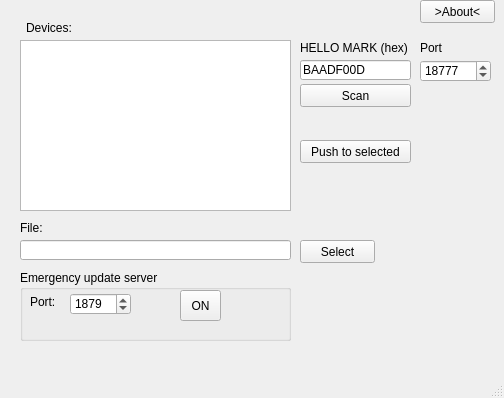
<?xml version="1.0" encoding="UTF-8"?>
<ui version="4.0">
 <class>MainWindow</class>
 <widget class="QMainWindow" name="MainWindow">
  <property name="geometry">
   <rect>
    <x>0</x>
    <y>0</y>
    <width>504</width>
    <height>398</height>
   </rect>
  </property>
  <property name="windowTitle">
   <string>ESP8266 OTA Updater</string>
  </property>
  <widget class="QWidget" name="centralwidget">
   <widget class="QLineEdit" name="edtFile">
    <property name="geometry">
     <rect>
      <x>20</x>
      <y>240</y>
      <width>271</width>
      <height>20</height>
     </rect>
    </property>
   </widget>
   <widget class="QLabel" name="label">
    <property name="geometry">
     <rect>
      <x>20</x>
      <y>220</y>
      <width>47</width>
      <height>16</height>
     </rect>
    </property>
    <property name="text">
     <string>File:</string>
    </property>
   </widget>
   <widget class="QPushButton" name="pushButton">
    <property name="geometry">
     <rect>
      <x>300</x>
      <y>240</y>
      <width>75</width>
      <height>23</height>
     </rect>
    </property>
    <property name="text">
     <string>Select</string>
    </property>
   </widget>
   <widget class="QListWidget" name="lstDevices">
    <property name="geometry">
     <rect>
      <x>20</x>
      <y>40</y>
      <width>271</width>
      <height>171</height>
     </rect>
    </property>
   </widget>
   <widget class="QLabel" name="label_3">
    <property name="geometry">
     <rect>
      <x>26</x>
      <y>20</y>
      <width>71</width>
      <height>16</height>
     </rect>
    </property>
    <property name="text">
     <string>Devices:</string>
    </property>
   </widget>
   <widget class="QPushButton" name="btnScan">
    <property name="geometry">
     <rect>
      <x>300</x>
      <y>84</y>
      <width>111</width>
      <height>23</height>
     </rect>
    </property>
    <property name="text">
     <string>Scan</string>
    </property>
   </widget>
   <widget class="QGroupBox" name="groupBox">
    <property name="geometry">
     <rect>
      <x>20</x>
      <y>270</y>
      <width>271</width>
      <height>71</height>
     </rect>
    </property>
    <property name="title">
     <string>Emergency update server</string>
    </property>
    <widget class="QLabel" name="label_2">
     <property name="geometry">
      <rect>
       <x>10</x>
       <y>24</y>
       <width>47</width>
       <height>16</height>
      </rect>
     </property>
     <property name="text">
      <string>Port:</string>
     </property>
    </widget>
    <widget class="QSpinBox" name="spnPort">
     <property name="geometry">
      <rect>
       <x>50</x>
       <y>23</y>
       <width>61</width>
       <height>22</height>
      </rect>
     </property>
     <property name="minimum">
      <number>1</number>
     </property>
     <property name="maximum">
      <number>65535</number>
     </property>
     <property name="value">
      <number>1879</number>
     </property>
    </widget>
    <widget class="QToolButton" name="btnOn">
     <property name="geometry">
      <rect>
       <x>160</x>
       <y>20</y>
       <width>41</width>
       <height>31</height>
      </rect>
     </property>
     <property name="text">
      <string>ON</string>
     </property>
     <property name="checkable">
      <bool>true</bool>
     </property>
    </widget>
   </widget>
   <widget class="QPushButton" name="btnPush">
    <property name="geometry">
     <rect>
      <x>300</x>
      <y>140</y>
      <width>111</width>
      <height>23</height>
     </rect>
    </property>
    <property name="text">
     <string>Push to selected</string>
    </property>
   </widget>
   <widget class="QLineEdit" name="edtMark">
    <property name="geometry">
     <rect>
      <x>300</x>
      <y>60</y>
      <width>111</width>
      <height>20</height>
     </rect>
    </property>
    <property name="text">
     <string>BAADF00D</string>
    </property>
   </widget>
   <widget class="QLabel" name="label_4">
    <property name="geometry">
     <rect>
      <x>300</x>
      <y>40</y>
      <width>111</width>
      <height>16</height>
     </rect>
    </property>
    <property name="text">
     <string>HELLO MARK (hex)</string>
    </property>
   </widget>
   <widget class="QSpinBox" name="spnBroadcast">
    <property name="geometry">
     <rect>
      <x>420</x>
      <y>60</y>
      <width>71</width>
      <height>22</height>
     </rect>
    </property>
    <property name="minimum">
     <number>1</number>
    </property>
    <property name="maximum">
     <number>65535</number>
    </property>
    <property name="value">
     <number>18777</number>
    </property>
   </widget>
   <widget class="QLabel" name="label_5">
    <property name="geometry">
     <rect>
      <x>420</x>
      <y>40</y>
      <width>111</width>
      <height>16</height>
     </rect>
    </property>
    <property name="text">
     <string>Port</string>
    </property>
   </widget>
   <widget class="QPushButton" name="btnAbout">
    <property name="geometry">
     <rect>
      <x>420</x>
      <y>0</y>
      <width>75</width>
      <height>23</height>
     </rect>
    </property>
    <property name="text">
     <string>&gt;About&lt;</string>
    </property>
   </widget>
  </widget>
  <widget class="QMenuBar" name="menubar">
   <property name="geometry">
    <rect>
     <x>0</x>
     <y>0</y>
     <width>504</width>
     <height>21</height>
    </rect>
   </property>
  </widget>
  <widget class="QStatusBar" name="statusbar"/>
 </widget>
 <resources/>
 <connections/>
</ui>
